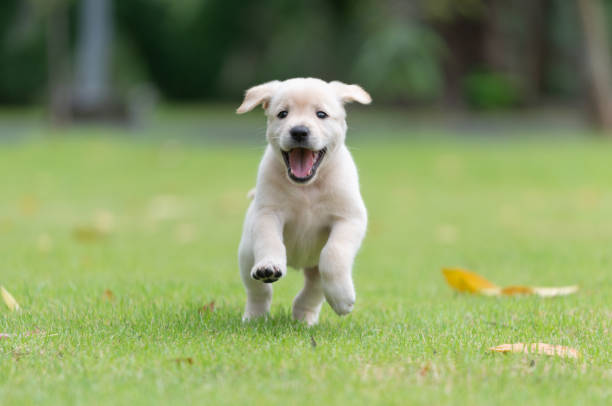
#> input picture Projects/puppy.jpg, 612 x 406 px, found by its file name
$ jupyter execute hstack.ipynb
#> lines starting #> are read from the running program, lines starting #| are printed output that depends on the picture; after the words box and inside, x2 and y2 are one past the last pixel; in counts of white or black regions, pixels touching at a corner belong together
[cell 1]
import cv2
import numpy as np
from matplotlib import pyplot as plt

img = np.zeros((150, 150, 3), dtype=np.uint8)
cv2.circle(img, (75, 75), 35, (145, 10, 112), 3)
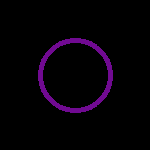
#> img: shape (150, 150, 3); mean of channels 0, 1, 2 7.1, 0.5, 5.5; drawn as B, G, R

gray = cv2.cvtColor(img, cv2.COLOR_BGR2GRAY)

gray_3channel = cv2.cvtColor(gray, cv2.COLOR_GRAY2BGR)
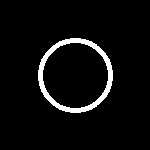
#> gray_3channel: shape (150, 150, 3); values 0 (black) and 56 (white), 4.9% white; 1 white region, box (x1, y1, x2, y2) and area: (38, 38, 113, 113) 1096

combined = np.hstack((img, gray_3channel))
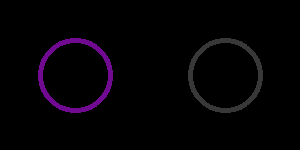
#> combined: shape (150, 300, 3); mean of channels 0, 1, 2 4.9, 1.6, 4.1; drawn as B, G, R

plt.imshow(cv2.cvtColor(combined, cv2.COLOR_BGR2RGB))
plt.axis('off')
plt.show()

[cell 2]
import cv2
import numpy as np
from matplotlib import pyplot as plt

img = cv2.imread("puppy.jpg")
#> img is the input picture: shape (406, 612, 3); mean B, G, R 99.8, 152.8, 135.3

gray = cv2.cvtColor(img, cv2.COLOR_BGR2GRAY)
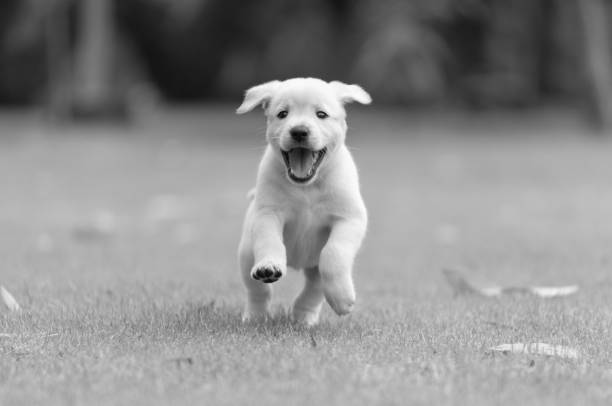
#> gray: shape (406, 612); min 6, max 255, mean 141.5
gray = cv2.cvtColor(gray, cv2.COLOR_GRAY2BGR)
#> gray: shape (406, 612, 3)

# hsv = cv2.cvtColor(img, cv2.COLOR_BGR2HSV)
# lab = cv2.cvtColor(img, cv2.COLOR_BGR2LAB)

combined = np.hstack((img, gray))
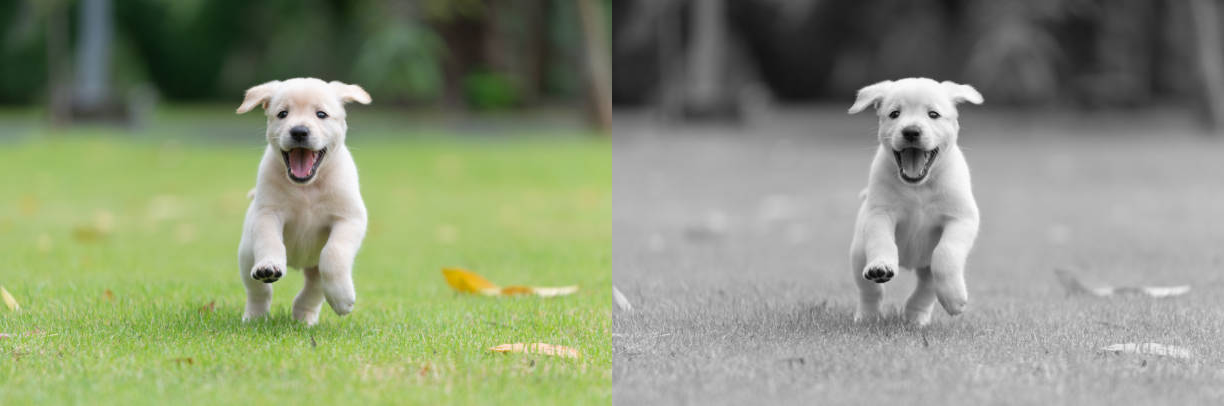
#> combined: shape (406, 1224, 3); mean B, G, R 120.7, 147.1, 138.4

plt.figure(figsize=(16,4))
plt.imshow(cv2.cvtColor(combined, cv2.COLOR_BGR2RGB))
plt.axis('off')
plt.show()

$ run again, with Projects/palm.jpg copied over Projects/puppy.jpg
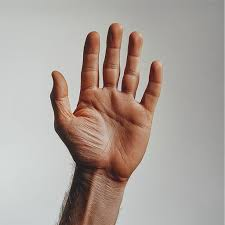
#> input picture Projects/palm.jpg, 225 x 225 px, found by its file name
#> gray_3channel: shape (150, 150, 3); values 0 (black) and 56 (white), 4.9% white; 1 white region, box (x1, y1, x2, y2) and area: (38, 38, 113, 113) 1096
#> img is the input picture: shape (225, 225, 3); mean B, G, R 154.8, 161.3, 172.3
#> `gray = cv2.cvtColor(img, cv2.COLOR_BGR2GRAY)`:
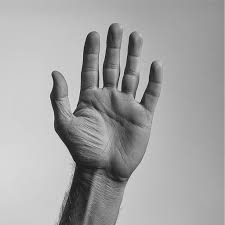
#> gray: shape (225, 225); min 4, max 231, mean 163.9
#> `combined = np.hstack((img, gray))`:
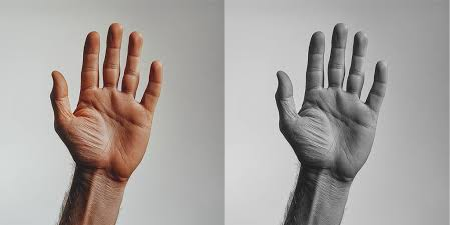
#> combined: shape (225, 450, 3); mean B, G, R 159.3, 162.6, 168.1

$ run again, with Projects/lanes.png saved as Projects/puppy.jpg
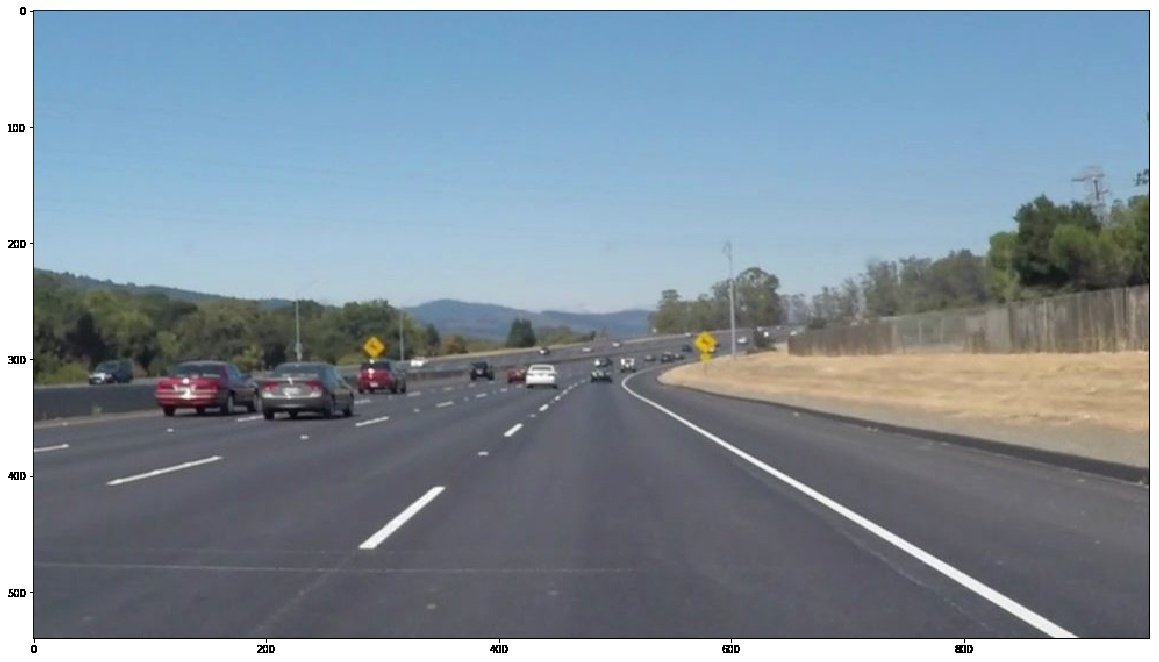
#> input picture Projects/lanes.png, 1159 x 662 px, found by its file name
#> gray_3channel: shape (150, 150, 3); values 0 (black) and 56 (white), 4.9% white; 1 white region, box (x1, y1, x2, y2) and area: (38, 38, 113, 113) 1096
#> img is the input picture: shape (662, 1159, 3); mean B, G, R 156.1, 143.8, 129.2
#> `gray = cv2.cvtColor(img, cv2.COLOR_BGR2GRAY)`:
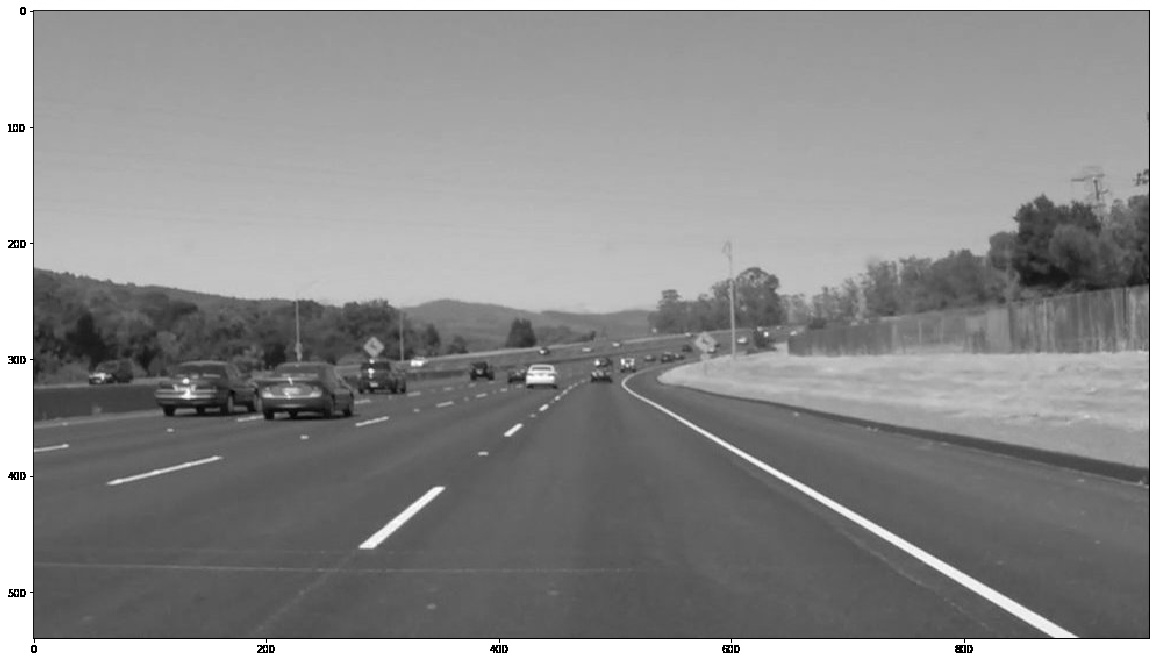
#> gray: shape (662, 1159); min 0, max 255, mean 140.8
#> `combined = np.hstack((img, gray))`:
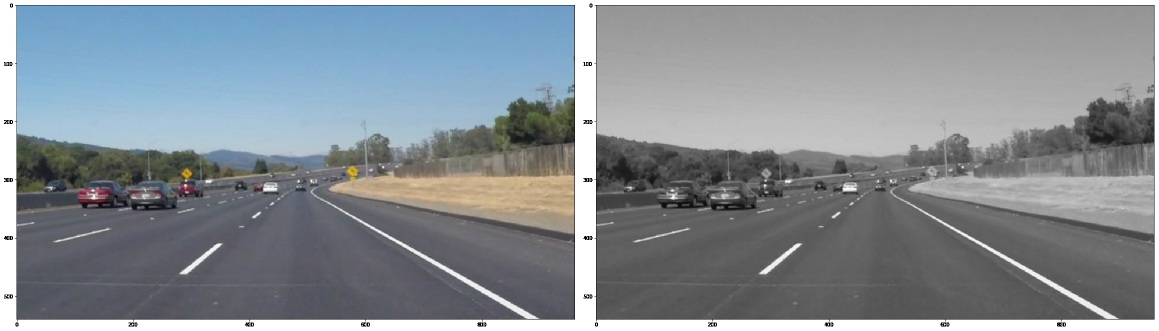
#> combined: shape (662, 2318, 3) (shown at 1/2 size); mean B, G, R 148.4, 142.3, 135
